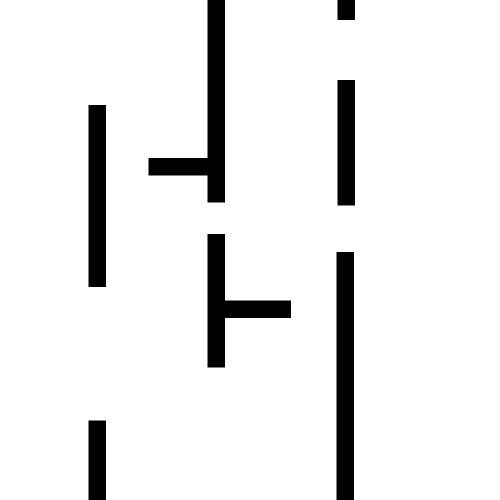
#> input picture map_prior/data/map/map_1_png.png, 1000 x 1000 px, given in place of building3.png, which was not available (shown at 1/2 size)
$ python map_processing.py
#> lines starting #> are read from the running program, lines starting #| are printed output that depends on the picture; after the words box and inside, x2 and y2 are one past the last pixel; in counts of white or black regions, pixels touching at a corner belong together; pictures that were not available may be replaced by others from this repository, and a replacement may not be noted
from scipy.signal import fftconvolve
import numpy as np
import os
from matplotlib import image


class MapConvolve:
    def __init__(self, omap):
        self.omap = omap

    # [37 lines left out: functions bbox_size, gen_kernel, get_gt, not called in this run]


def get_map(filename):
#> called with filename = 'map_prior/data/map/building3.png'
    im = image.imread(filename).T
#> im: shape (1000, 1000) float32; min 0, max 1, mean 0.922
    thresh = 0.99
    im[im < thresh] = 0.
#> im: shape (1000, 1000) float32; min 0, max 1, mean 0.922
    im[im >= thresh] = 1.
#> im: shape (1000, 1000) float32; values 0 (black) and 1 (white), 92.2% white; 36 black regions (29 under 20 px), largest, box (x1, y1, x2, y2) and area: (0, 296, 405, 450) 18319, (504, 673, 1000, 708) 17360, (467, 409, 735, 584) 13999

    im = 1-im.astype(int)
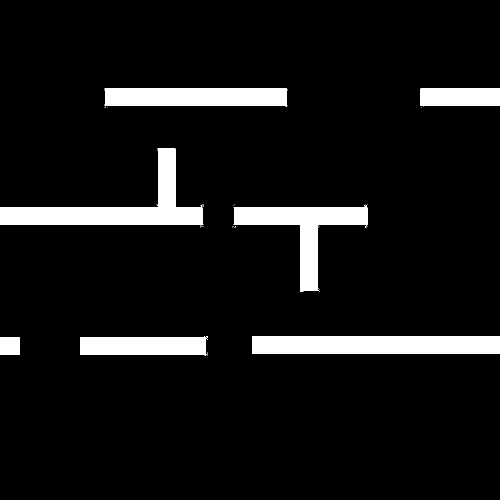
#> im: shape (1000, 1000) int64 (shown at 1/2 size); values 0 (black) and 1 (white), 7.8% white; 36 white regions (29 under 20 px), largest, box (x1, y1, x2, y2) and area: (0, 296, 405, 450) 18319, (504, 673, 1000, 708) 17360, (467, 409, 735, 584) 13999

    # crop up to the edges of the buildings
    while np.all(im[0, :] == 0):
        im = im[1:, :]
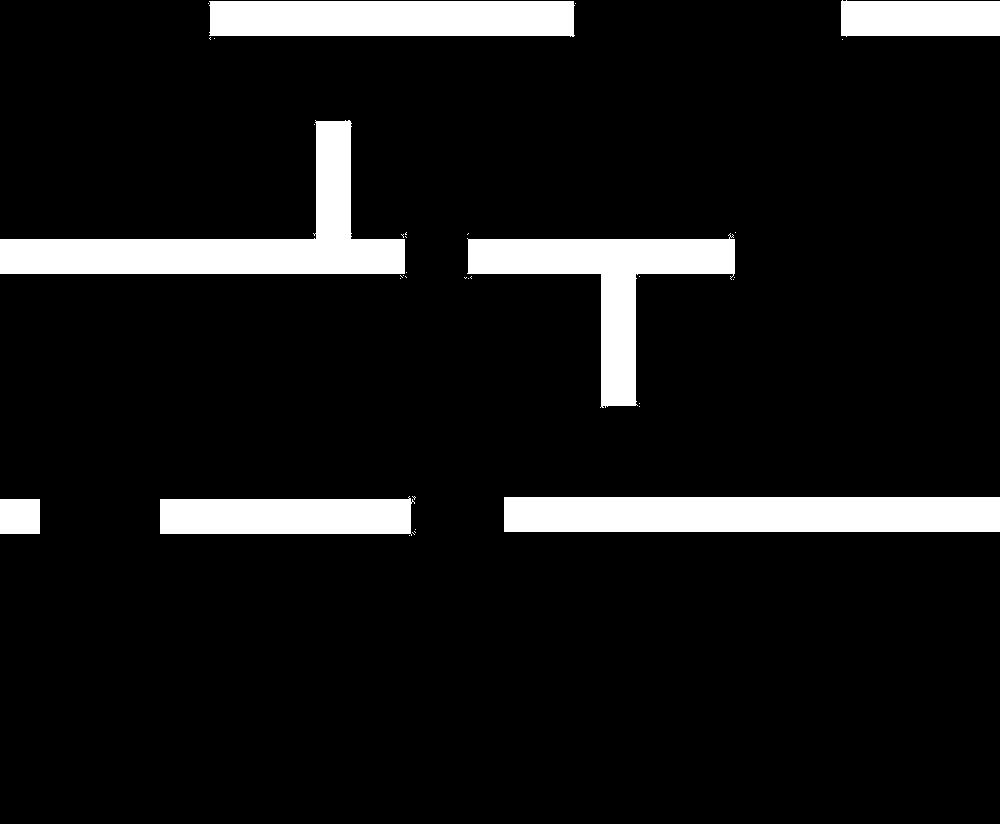
#> im: shape (824, 1000) int64; values 0 (black) and 1 (white), 9.5% white; 36 white regions (29 under 20 px), largest, box (x1, y1, x2, y2) and area: (0, 120, 405, 274) 18319, (504, 497, 1000, 532) 17360, (467, 233, 735, 408) 13999
    while np.all(im[-1, :] == 0):
        im = im[:-1, :]
#> this loop made 288 passes
#> pass 1, in get_map, `im = im[:-1, :]`:
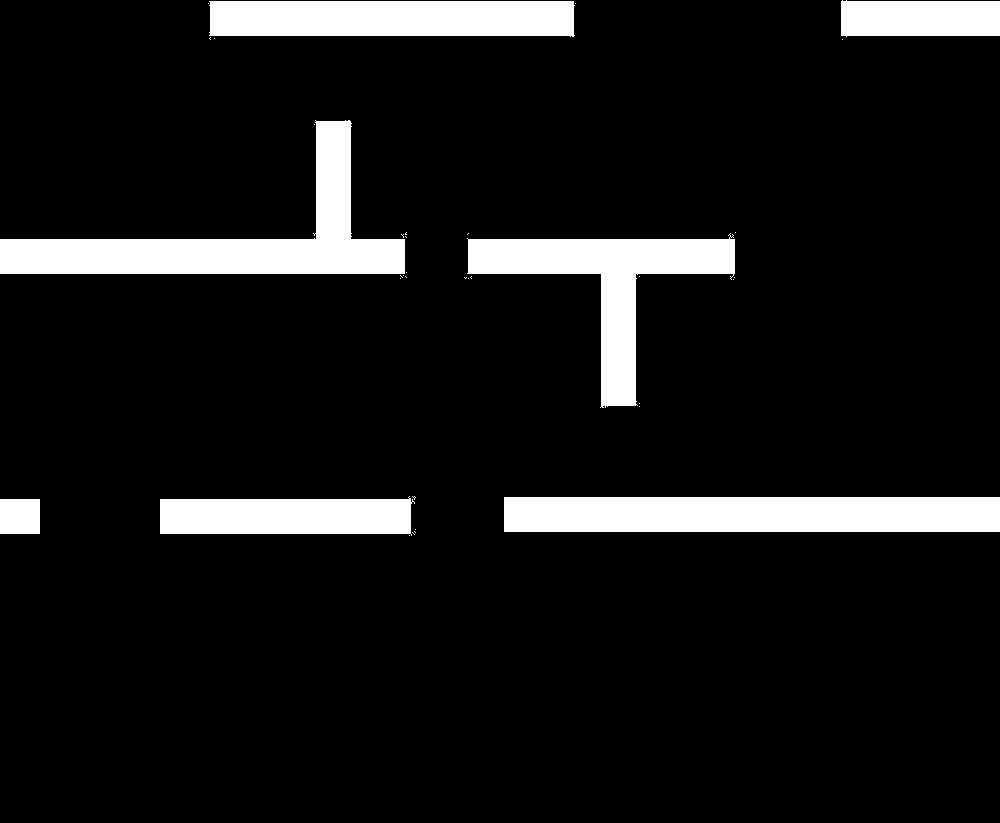
#> im: shape (823, 1000) int64; values 0 (black) and 1 (white), 9.5% white; 36 white regions (29 under 20 px), largest, box (x1, y1, x2, y2) and area: (0, 120, 405, 274) 18319, (504, 497, 1000, 532) 17360, (467, 233, 735, 408) 13999
#> pass 2, in get_map, `im = im[:-1, :]`:
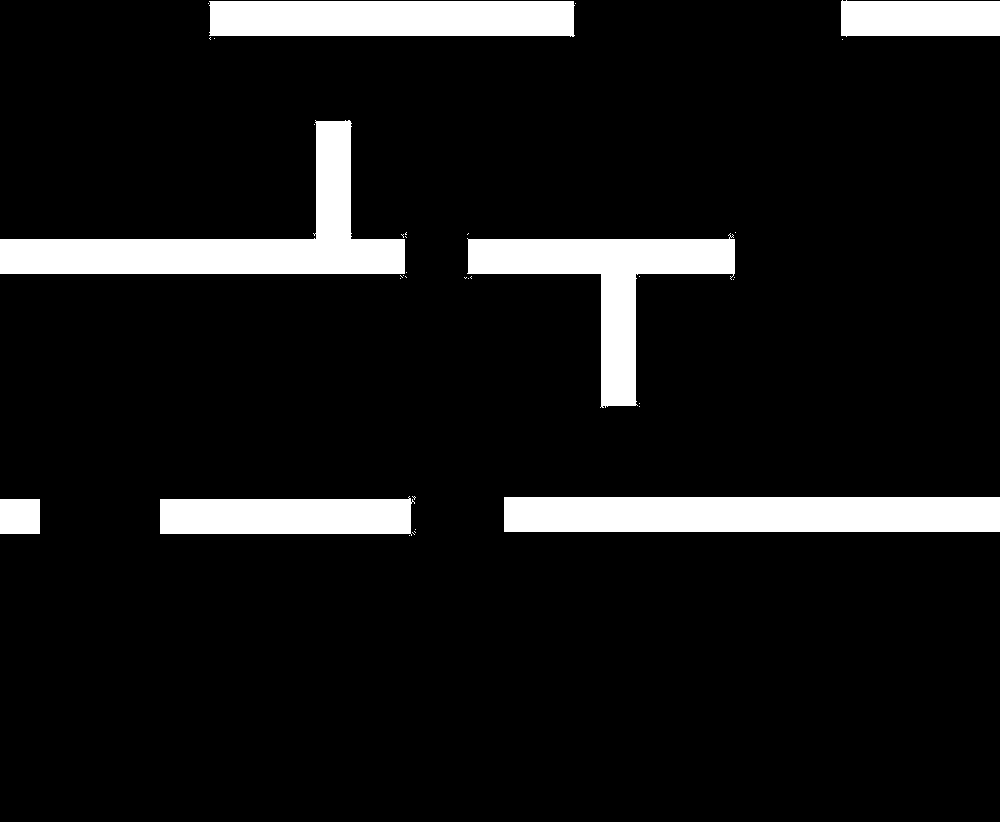
#> im: shape (822, 1000) int64; values 0 (black) and 1 (white), 9.5% white; 36 white regions (29 under 20 px), largest, box (x1, y1, x2, y2) and area: (0, 120, 405, 274) 18319, (504, 497, 1000, 532) 17360, (467, 233, 735, 408) 13999
#> pass 3, in get_map, `im = im[:-1, :]`:
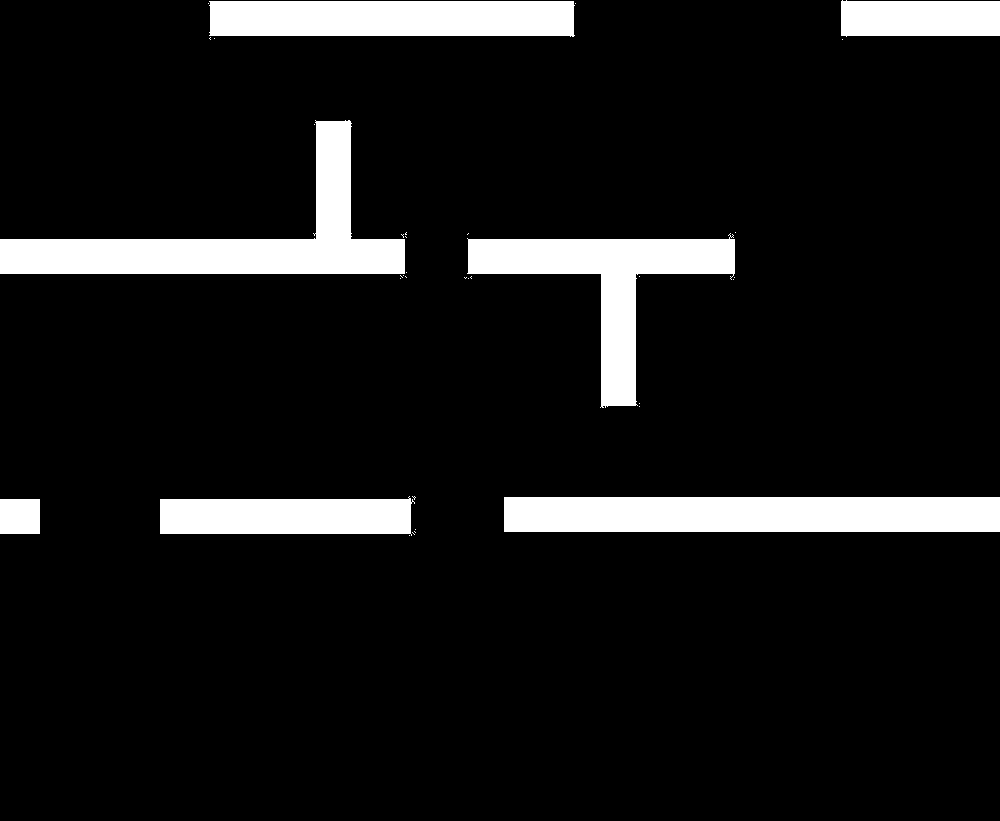
#> im: shape (821, 1000) int64; values 0 (black) and 1 (white), 9.5% white; 36 white regions (29 under 20 px), largest, box (x1, y1, x2, y2) and area: (0, 120, 405, 274) 18319, (504, 497, 1000, 532) 17360, (467, 233, 735, 408) 13999
#> after the loop:
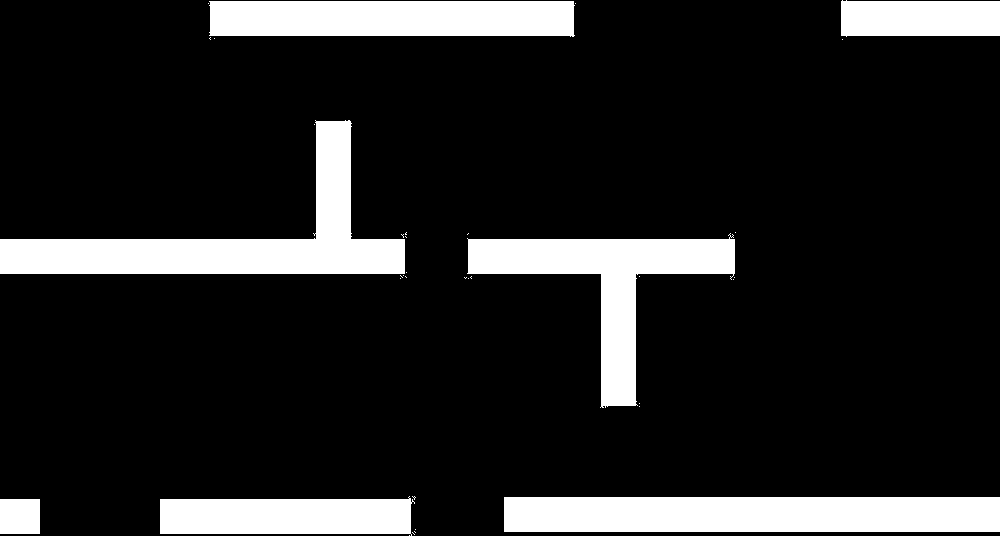
#> im: shape (536, 1000) int64; values 0 (black) and 1 (white), 14.6% white; 36 white regions (29 under 20 px), largest, box (x1, y1, x2, y2) and area: (0, 120, 405, 274) 18319, (504, 497, 1000, 532) 17360, (467, 233, 735, 408) 13999
    while np.all(im[:, 0] == 0):
        im = im[:, 1:]
#> this loop made 0 passes
    while np.all(im[:, -1] == 0):
        im = im[:, :-1]

    im = 1-im

    # blacken everything outside the actual map
    for idx in range(im.shape[0]):
        for jdx in range(im.shape[1]):
            if im[idx, jdx] != 0:
                im[idx, jdx] = 0
            else:
                break
        for jdx in range(im.shape[1]-1, 0, -1):
            if im[idx, jdx] != 0:
                im[idx, jdx] = 0
            else:
                break
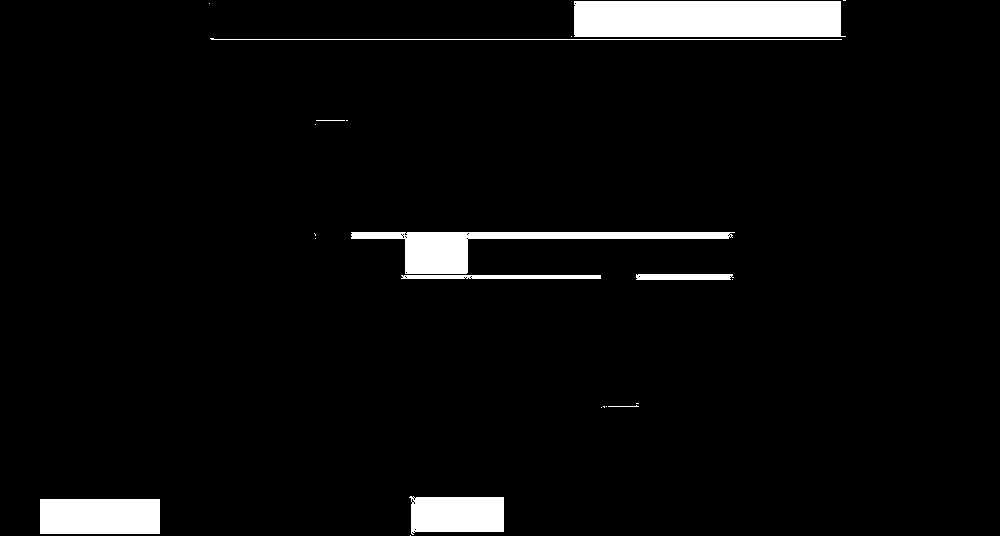
#> im: shape (536, 1000) int64; values 0 (black) and 1 (white), 4.5% white; 22 white regions (13 under 20 px), largest, box (x1, y1, x2, y2) and area: (574, 1, 846, 37) 9614, (351, 232, 735, 274) 4848, (40, 499, 160, 534) 4200
    return im


def get_map_by_name(name):
    if name == 'building3':
        return get_map(os.path.join(os.path.dirname(__file__), "map/building3.png"))
    elif name == 'building2_f1':
        return get_map(os.path.join(os.path.dirname(__file__), "map/building2.png"))
    elif name == 'building2_f2':
        return get_map(os.path.join(os.path.dirname(__file__), "map/building2_f2_test.png"))
    elif name == 'map_1_png':
        return get_map(os.path.join(os.path.dirname(__file__), "map/map_1_png.png"))
    elif name == 'building1':
        # "building1_w_tables_smaller_smaller_tables.png"))#
        return get_map(os.path.join(os.path.dirname(__file__), "map/building1_map_more_tables.png"))


# [29 lines left out: functions _world_to_image_coords, _image_to_world_coords, not called in this run]


_map_sizes = {
    "building3":  get_map_by_name("building3").shape,
    "building2_f1":   get_map_by_name("building2_f1").shape,
    "building2_f2":   get_map_by_name("building2_f2").shape,
    "building1": get_map_by_name("building1").shape,
    "map_1_png": get_map_by_name("map_1_png").shape,
}
#> (the run stopped early here; a loop or call above may not have finished)
